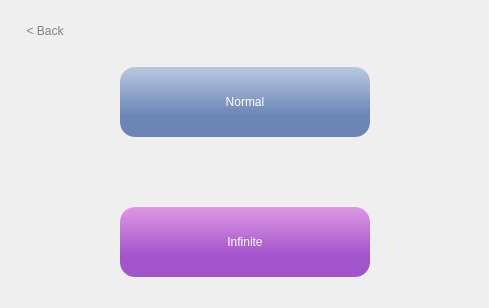
      <widget class="QWidget" name="GameMode">
       <layout class="QVBoxLayout" name="verticalLayout_3">
        <item>
         <layout class="QHBoxLayout" name="horizontalLayout_4">
          <property name="leftMargin">
           <number>15</number>
          </property>
          <property name="topMargin">
           <number>10</number>
          </property>
          <item>
           <widget class="QPushButton" name="back_2">
            <property name="styleSheet">
             <string notr="true">QPushButton
{
	color: grey;
	font: 300 15pt &quot;Montserrat&quot;;
	Background: rgba(0, 0, 0, 0);
	border: none;
}

QPushButton:hover
{
	font: 300 15pt &quot;Montserrat&quot;;
	color: rgb(90, 90, 90);
	Background: rgba(0, 0, 0, 0);
	border: none;
}

QPushButton:pressed
{
	font: 300 15pt &quot;Montserrat&quot;;
	color: rgb(36, 36, 36);
	Background: rgba(0, 0, 0, 0);
	border: none;
}</string>
            </property>
            <property name="text">
             <string>&lt; Back</string>
            </property>
           </widget>
          </item>
          <item>
           <spacer name="horizontalSpacer_22">
            <property name="orientation">
             <enum>Qt::Orientation::Horizontal</enum>
            </property>
            <property name="sizeHint" stdset="0">
             <size>
              <width>414</width>
              <height>20</height>
             </size>
            </property>
           </spacer>
          </item>
         </layout>
        </item>
        <item>
         <layout class="QGridLayout" name="gridLayout_6">
          <item row="0" column="1">
           <spacer name="verticalSpacer_18">
            <property name="orientation">
             <enum>Qt::Orientation::Vertical</enum>
            </property>
            <property name="sizeType">
             <enum>QSizePolicy::Policy::MinimumExpanding</enum>
            </property>
            <property name="sizeHint" stdset="0">
             <size>
              <width>20</width>
              <height>20</height>
             </size>
            </property>
           </spacer>
          </item>
          <item row="1" column="0">
           <spacer name="horizontalSpacer_21">
            <property name="orientation">
             <enum>Qt::Orientation::Horizontal</enum>
            </property>
            <property name="sizeType">
             <enum>QSizePolicy::Policy::MinimumExpanding</enum>
            </property>
            <property name="sizeHint" stdset="0">
             <size>
              <width>20</width>
              <height>20</height>
             </size>
            </property>
           </spacer>
          </item>
          <item row="1" column="1">
           <layout class="QGridLayout" name="gridLayout_18">
            <property name="verticalSpacing">
             <number>70</number>
            </property>
            <item row="1" column="0">
             <widget class="QPushButton" name="infinite">
              <property name="minimumSize">
               <size>
                <width>250</width>
                <height>70</height>
               </size>
              </property>
              <property name="styleSheet">
               <string notr="true">QPushButton
{
	border-radius:15px;
	background-color: qlineargradient(spread:pad, x1:0.5, y1:0, x2:0.5, y2:0.7, stop:0 rgba(222, 152, 227, 255), stop:1 rgba(162, 84, 204, 255));
	color: white;
	font: 700 30pt &quot;Montserrat&quot;;
}

QPushButton:hover
{
	border-radius:15px;
	background-color: rgba(222, 152, 227, 255);
	color: white;
	font: 700 30pt &quot;Montserrat&quot;;
}

QPushButton:pressed
{
	border-radius:15px;
	background-color: rgba(162, 84, 204, 255);
	color: white;
	font: 700 30pt &quot;Montserrat&quot;;
}</string>
              </property>
              <property name="text">
               <string>Infinite</string>
              </property>
             </widget>
            </item>
            <item row="0" column="0">
             <widget class="QPushButton" name="normal">
              <property name="minimumSize">
               <size>
                <width>250</width>
                <height>70</height>
               </size>
              </property>
              <property name="styleSheet">
               <string notr="true">QPushButton
{
	border-radius:15px;
	color: white;
	font: 500 30pt &quot;Montserrat&quot;;
	background-color:qlineargradient(spread:pad, x1:0.5, y1:0, x2:0.5, y2:0.7, stop:0 rgba(186, 200, 224, 255), stop:1 rgba(106, 133, 182, 255));
	border-color:black;
}

QPushButton:hover
{
	border-radius:15px;
	color: white;
	font: 500 30pt &quot;Montserrat&quot;;
	background-color: rgba(186, 200, 224, 255);
	border-color:black;
}

QPushButton:pressed
{
	border-radius:15px;
	color: white;
	font: 500 30pt &quot;Montserrat&quot;;
	background-color: rgba(106, 133, 182, 255);
	border-color:black;
}</string>
              </property>
              <property name="text">
               <string>Normal</string>
              </property>
             </widget>
            </item>
           </layout>
          </item>
          <item row="1" column="2">
           <spacer name="horizontalSpacer_23">
            <property name="orientation">
             <enum>Qt::Orientation::Horizontal</enum>
            </property>
            <property name="sizeType">
             <enum>QSizePolicy::Policy::MinimumExpanding</enum>
            </property>
            <property name="sizeHint" stdset="0">
             <size>
              <width>20</width>
              <height>20</height>
             </size>
            </property>
           </spacer>
          </item>
          <item row="2" column="1">
           <spacer name="verticalSpacer_19">
            <property name="orientation">
             <enum>Qt::Orientation::Vertical</enum>
            </property>
            <property name="sizeType">
             <enum>QSizePolicy::Policy::MinimumExpanding</enum>
            </property>
            <property name="sizeHint" stdset="0">
             <size>
              <width>20</width>
              <height>20</height>
             </size>
            </property>
           </spacer>
          </item>
         </layout>
        </item>
       </layout>
      </widget>
